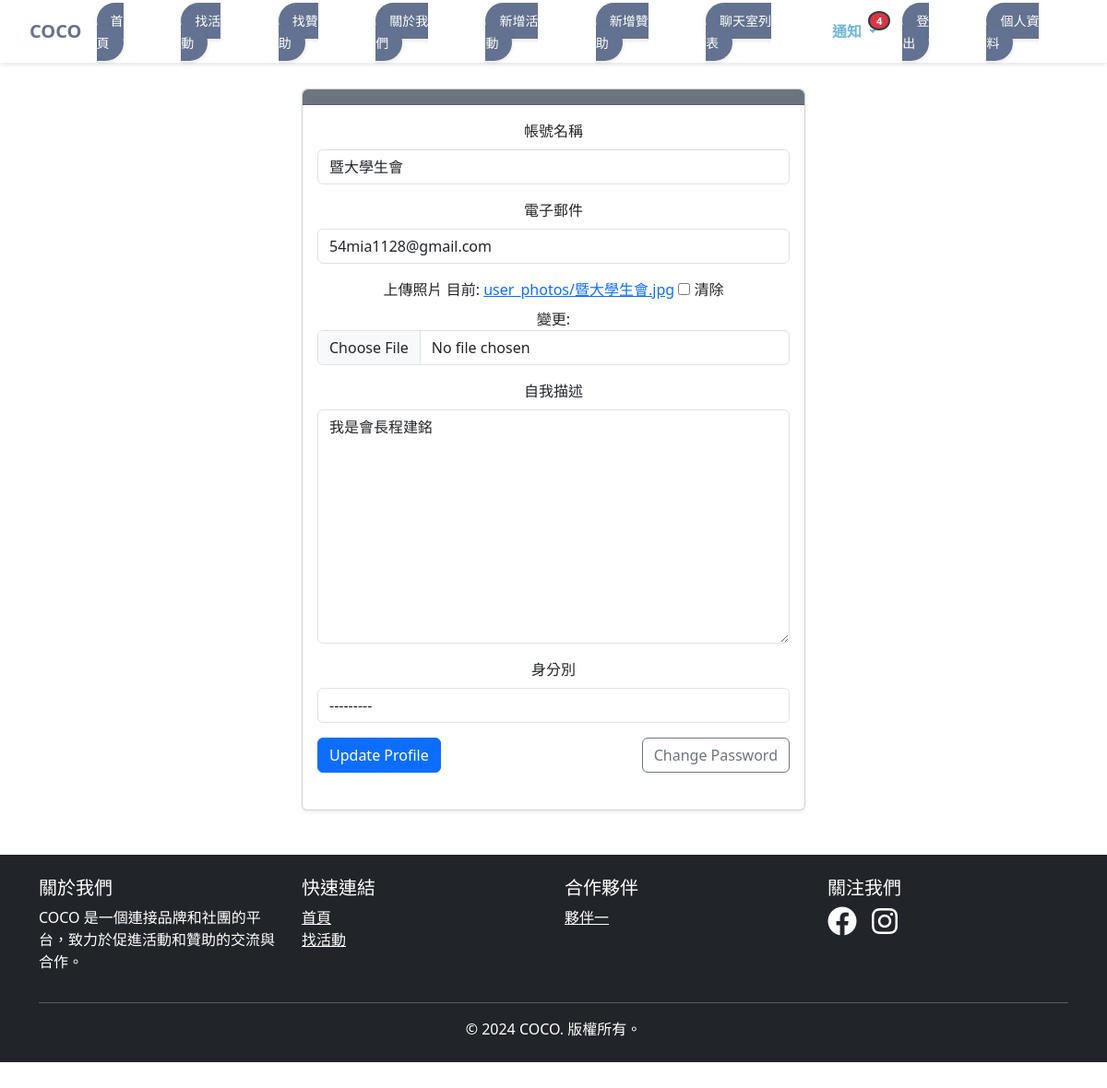
/profile/edit/ (signed in), run on an earlier commit of the app's database.
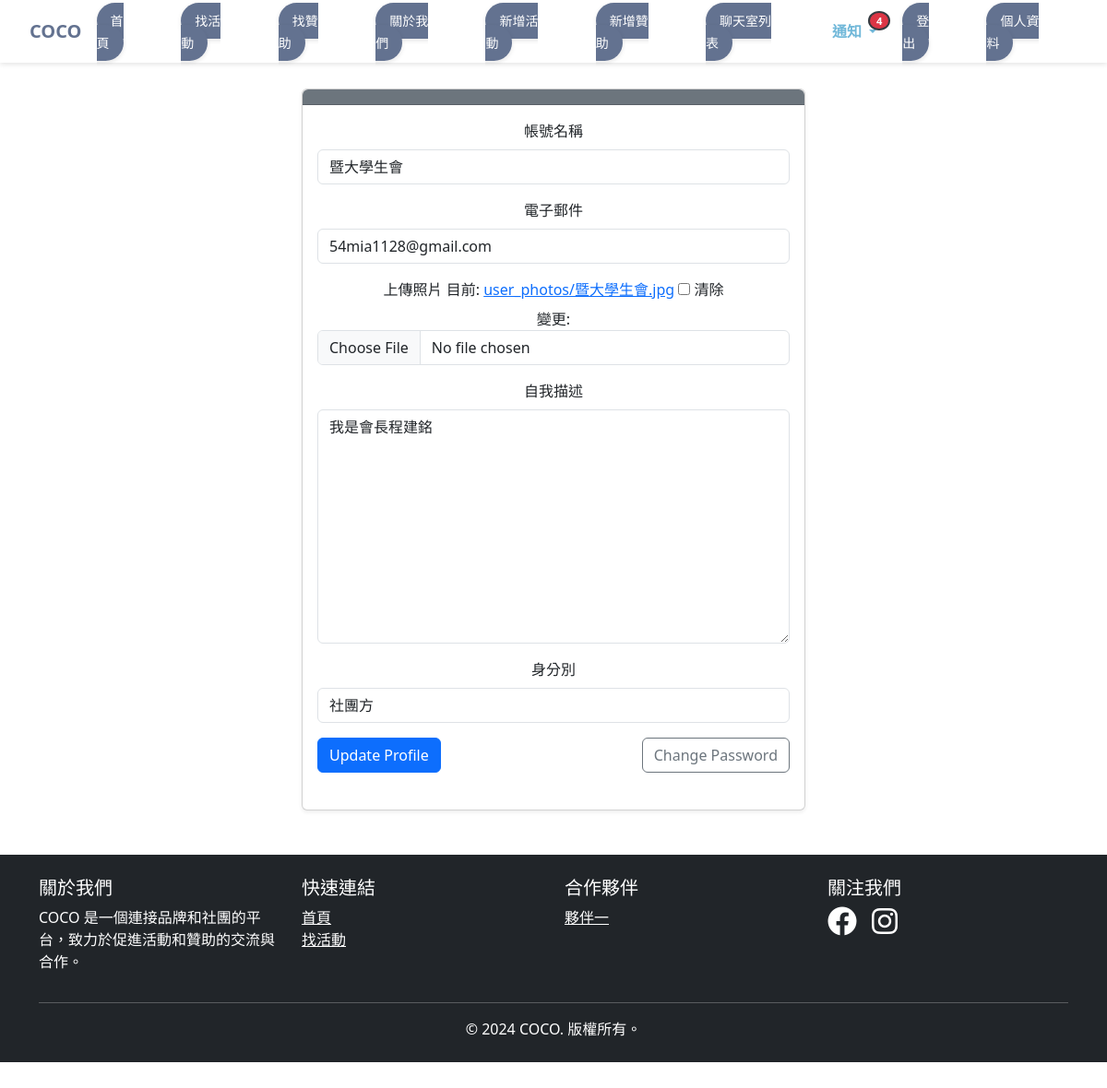
And on a later commit of the database.
### events/models.py (models this page shows, shortened)
class UserProfile(models.Model):
    user = models.OneToOneField(User, on_delete=models.CASCADE, related_name='profile')
    photo = models.ImageField(upload_to='user_photos/', blank=True, null=True,default='user_photos/default.jpg')
    description = models.TextField(blank=True, null=True)
    role = models.CharField(max_length=20, choices=[('brand', '品牌方'), ('club', '社團方')], blank=True)

### events/views.py (the view)
# urls.py: path('profile/edit/', views.edit_profile, name='edit_profile'),
@login_required
def edit_profile(request):
    if request.method == 'POST':
        form = UserProfileForm(request.POST, instance=request.user)
        form_userprofile = UserPhotoForm(request.POST, request.FILES, instance=request.user.profile)
        if form.is_valid() and form_userprofile.is_valid():
            form.save()
            profile = form_userprofile.save(commit=False)
            old_role = request.user.profile.role
            new_role = form_userprofile.cleaned_data['role']
            if old_role != new_role:
                messages.info(request, f'您的身分別已從 {old_role} 更改為 {new_role}')
            profile.save()
            messages.success(request, '個人檔案已經更新')
            return redirect('profile')
    else:
        form = UserProfileForm(instance=request.user)
        form_userprofile = UserPhotoForm(instance=request.user.profile)
    context = {
        'form': form,
        'form_userprofile': form_userprofile
    }
    return render(request, 'events/edit_profile.html', context)

### events/forms.py
class UserProfileForm(forms.ModelForm):
    class Meta:
        model = User
        fields = ['username', 'email']
        labels = {
            'username': '照片',
            'email': '電子郵件',
        }

class UserPhotoForm(forms.ModelForm):
    class Meta:
        model = UserProfile
        fields = ['photo', 'description', 'role']
        labels = {
            'photo': '照片',
            'description': '描述',
            'role': '身分別',
        }
        widgets = {
            'role': forms.Select(choices=[('brand', '品牌方'), ('club', '社團方')])
        }

### events/context_processors.py (called while the page is built)
def notifications(request):
    if request.user.is_authenticated:
        notifications = Notification.objects.filter(user=request.user).order_by('-created_at')
        unread_count = notifications.filter(is_read=False).count()
        return {
            'notifications': notifications[:5],  # 只在這裡進行切片
            'unread_notifications_count': unread_count
        }
    return {}

### events/templates/events/edit_profile.html (shortened to what this page needs)
{% extends 'base.html' %}
{% load django_bootstrap5 %}
{% load widget_tweaks %}
{% load static %}
{% block content %}
<div class="container mt-5">
    <div class="row justify-content-center">
        <div class="col-lg-6">
            <div class="card shadow-sm rounded">
                <div class="card-header bg-secondary text-white rounded-top">
                </div>
                <div class="card-body">
                    <div class="text-center mb-4">
                    <form method="post" enctype="multipart/form-data">
                        <div class="mb-3">
                            <label for="username" class="form-label">帳號名稱</label>
                            {{ form.username|add_class:"form-control rounded" }}
                        </div>
                        <div class="mb-3">
                            <label for="email" class="form-label">電子郵件</label>
                            {{ form.email|add_class:"form-control rounded" }}
                        </div>
                        <div class="mb-3">
                            <label for="photo" class="form-label">上傳照片</label>
                            {{ form_userprofile.photo|add_class:"form-control rounded" }}
                        </div>
                        <div class="mb-3">
                            <label for="description" class="form-label">自我描述</label>
                            {{ form_userprofile.description|add_class:"form-control rounded" }}
                        </div>
                        <div class="mb-3">
                            <label for="role" class="form-label">身分別</label>
                            {{ form_userprofile.role|add_class:"form-control rounded" }}
                        </div>
                        <div class="d-flex justify-content-between mt-3">
                            <button type="submit" class="btn btn-primary rounded">Update Profile</button>
                            <a href="{% url 'password_change' %}" class="btn btn-outline-secondary rounded">Change Password</a>
                        </div>
                    </form>
                </div>
            </div>
        </div>
    </div>
</div>
{% endblock %}

What changed in the data, as far as the page shows it:
changed UserProfile "我是會長程建銘": role "---------" → "社團方"
